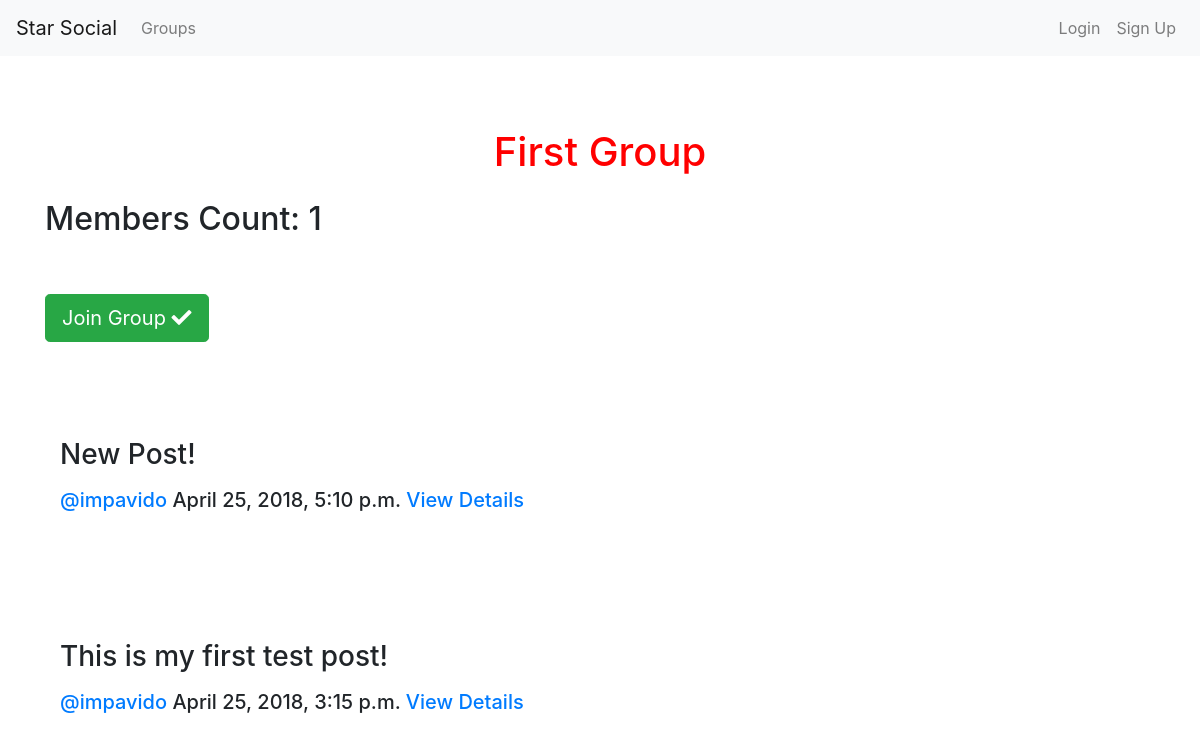
Page /groups/posts/in/first-group/ on the earlier database version.
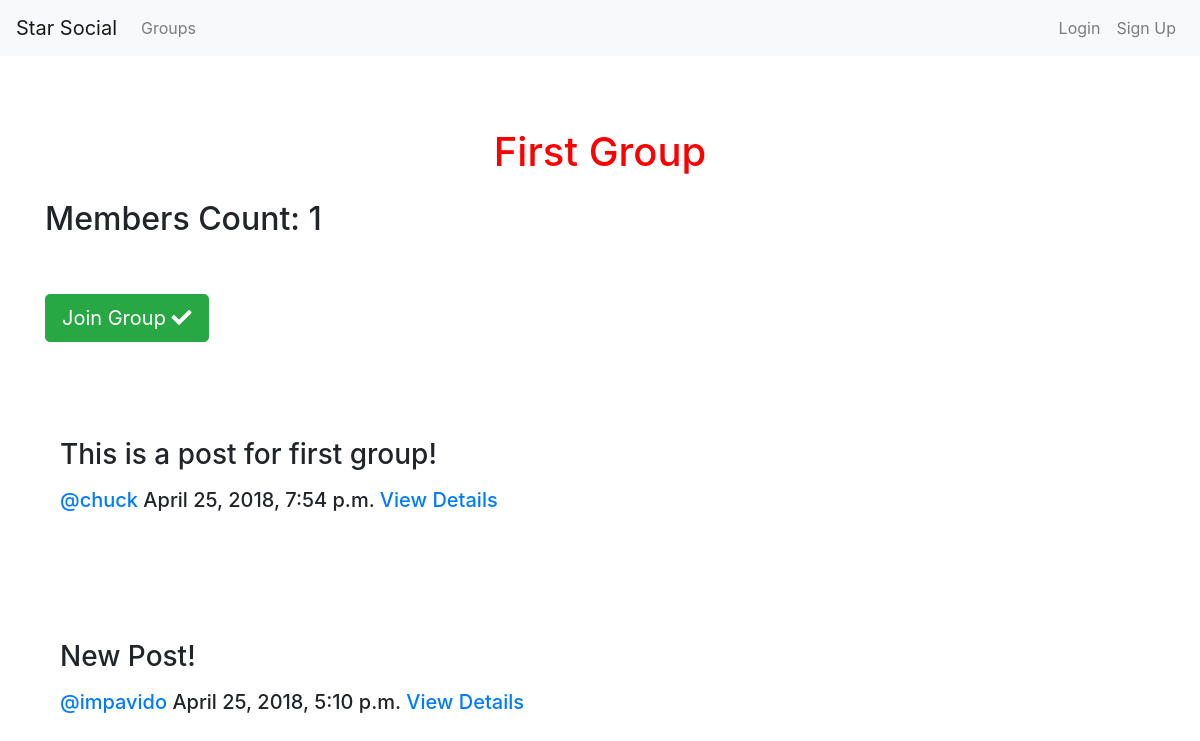
Same page on the later database version.
### posts/models.py (models this page shows, shortened)
class Post(models.Model):
    user = models.ForeignKey(User, related_name='posts', on_delete=models.CASCADE)
    create_date = models.DateTimeField(auto_now=True)
    message = models.TextField()
    message_html = models.TextField(editable=False)
    group = models.ForeignKey(Group, related_name='posts', null=True, blank=True, on_delete=models.CASCADE)
    class Meta():
        ordering = ['-create_date']
        unique_together = ['user', 'message']

### groups/views.py (the view)
# urls.py: path('posts/in/<slug:slug>/', views.SingleGroup.as_view(), name = 'single'),
class SingleGroup(generic.DetailView):
    model = models.Group

### groups/templates/groups/group_detail.html
{% extends "groups/group_base.html" %}
{% block pregroup %}
    <div class="col-12">
        <br><br><br>
        <h1>{{group.name}}</h1>
        <br>
        <h2>Members Count: {{group.members.count}}</h2>
        <br>
        <br>
    </div>
    <div class="content col-12">
        {% if user in group.members.all %}
            <a href="{% url 'groups:leave' slug=group.slug %}" class="btn btn-lg btn-fill btn-warning">Leave Group <i class="fas fa-sign-out-alt"></i></a>
        {% else %}
            <a href="{% url 'groups:join' slug=group.slug %}" class="btn btn-lg btn-fill btn-success">Join Group <i class="fas fa-check"></i></a>
        {% endif %}
        <br><br><br>
    </div>
{% endblock pregroup %}
{% block group_content %}
    <div class="col-md-8">
        {% if group.posts.count == 0 %}
            <h2>No posts in this group yet!</h2>
        {% else %}
            {% for post in group.posts.all %}
                {% include 'posts/_post.html' with hide_delete=False %}
            {% endfor %}
        {% endif %}
    </div>
{% endblock group_content %}

### posts/templates/posts/_post.html (shortened to what this page needs)
<div class="col-12 post-media">
    <br><br>
    <h3>{{post.message_html|safe}}</h3>
    <div class="media-body">
        <h5 class="media-heading">
            <time class="time">
                <span class="username"><a href="{% url 'posts:for_user' username=post.user.username%}">@{{post.user.username}}</a></span>
                {{post.create_date}}
                <a href="{% url 'posts:single' username=post.user.username pk=post.pk %}">View Details</a>
            </time>
        </h5>
        <br>
    </div>
    <br><br>
</div>

Differences in the rows shown:
removed Post: message_html "This is my first test post!", user.username "impavido", create_date "April 25, 2018, 3:15 p.m."
added Post: message_html "This is a post for first group!", user.username "chuck", create_date "April 25, 2018, 7:54 p.m."
